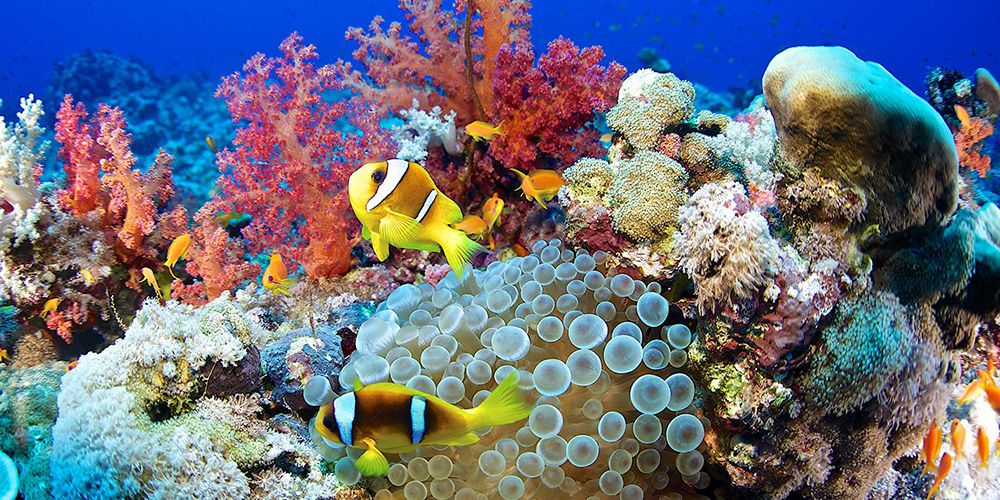
#> input picture datasets/img.jpg, 1000 x 500 px, found by its file name
$ jupyter execute 'Image Transformations.ipynb'
#> lines starting #> are read from the running program, lines starting #| are printed output that depends on the picture; after the words box and inside, x2 and y2 are one past the last pixel; in counts of white or black regions, pixels touching at a corner belong together
## PDI
### Image Transformations
Eduardo Henrique Farias Silva

[cell 1]
import numpy as np
import matplotlib.pyplot as plt
import cv2

1- Crop and flip an image using Numpy array indexing.

[cell 2]
img = cv2.cvtColor(cv2.imread('../dataset/img.jpg'), code=cv2.COLOR_BGR2RGB)
plt.imshow(img)
plt.show()

[cell 3]
# Crop image
img_crop = np.array(img)[0:250, 0:500]
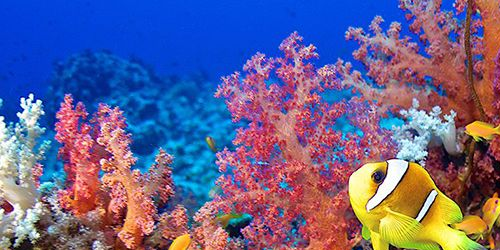
#> img_crop: shape (250, 500, 3); mean R, G, B 104.5, 98.4, 141.7
plt.imshow(img_crop)
plt.show()

[cell 4]
# Crop and flip image
img_cf = np.flip(img_crop, axis=1)
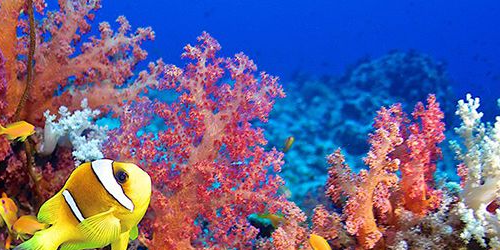
#> img_cf: shape (250, 500, 3); mean R, G, B 104.5, 98.4, 141.7
plt.imshow(img_cf)
plt.show()

2- Implement image translation using Numpy and OpenCV.

[cell 5]
# Translation matrix
tx, ty = 100, 100
h, w = img.shape[:2]
#> h = 500; w = 1000
t_matrix = np.array([[1, 0, tx], [0, 1, ty]], dtype=np.float32)

img_t = cv2.warpAffine(img, t_matrix, dsize=(w, h))
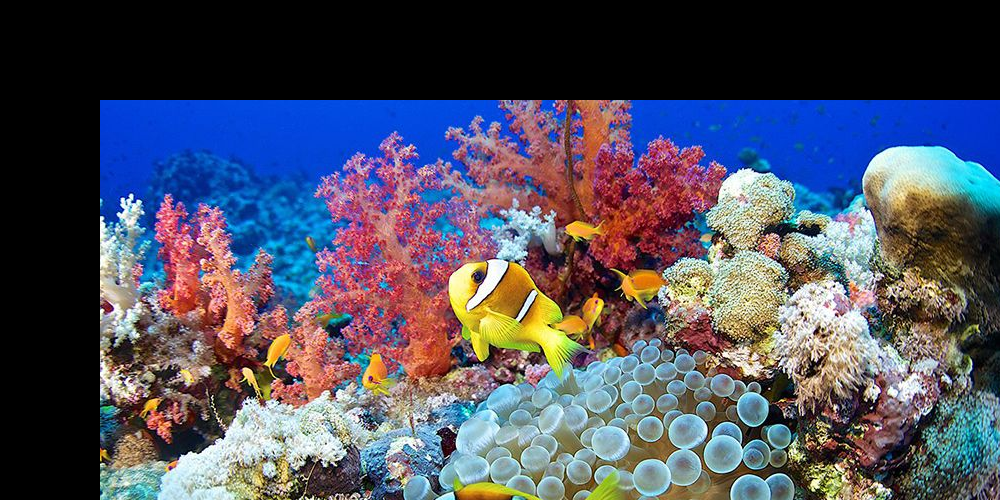
#> img_t: shape (500, 1000, 3); mean R, G, B 79.5, 80.4, 95.2
plt.imshow(img_t)
plt.show()

3- Implement image rotation using Numpy and OpenCV.

[cell 6]
# Rotation matrix
h, w = img.shape[:2]
r_matrix = cv2.getRotationMatrix2D((w/2, h/2), 10, 1)

img_r = cv2.warpAffine(img, r_matrix, dsize=(w, h))
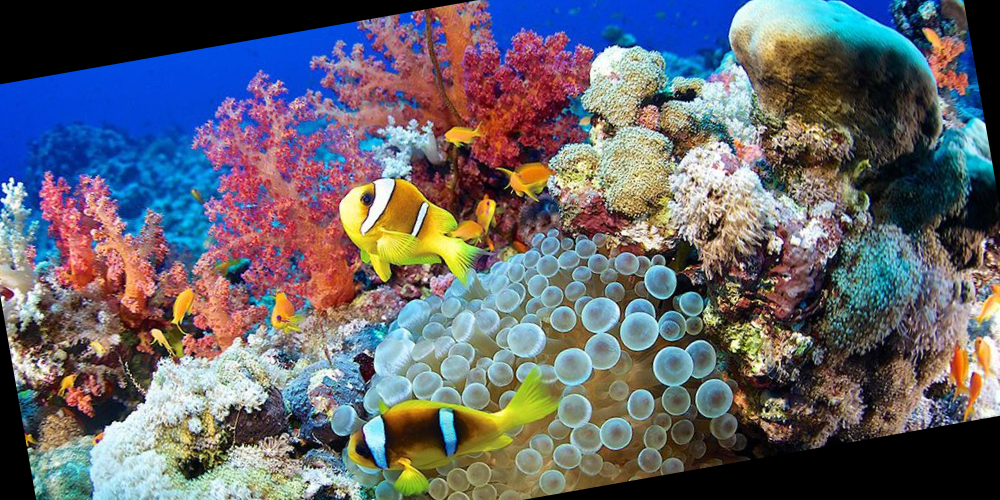
#> img_r: shape (500, 1000, 3); mean R, G, B 100.7, 100.8, 108.6
plt.imshow(img_r)
plt.show()

4- Implement image resizing using OpenCV.

[cell 7]
img_resize = cv2.resize(img, (400, 200))
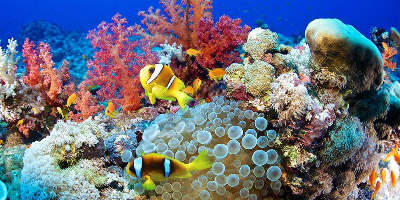
#> img_resize: shape (200, 400, 3); mean R, G, B 106.6, 111.5, 126.1
plt.imshow(img_resize)
plt.show()

5- Implement bitwise operations: AND, OR, XOR.

[cell 8]
shape = np.zeros_like(img, np.uint8)
rectangle = cv2.rectangle(shape, (350, 150), (500, 270), (255, 255, 255), cv2.FILLED)
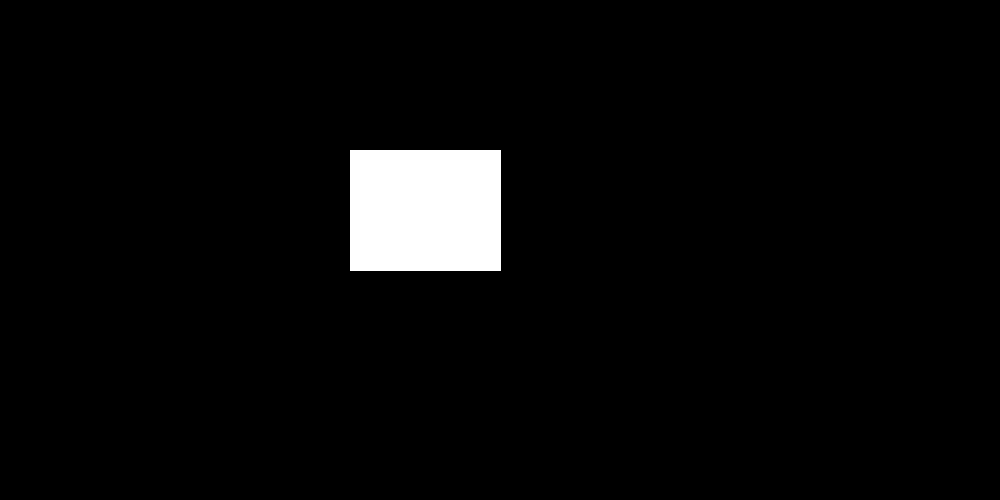
#> shape: shape (500, 1000, 3); 3.7% white; 1 white region, box (x1, y1, x2, y2) and area: (350, 150, 501, 271) 18271
plt.imshow(rectangle)
plt.show()

[cell 9]
# AND op.
img_and = cv2.bitwise_and(img, rectangle)
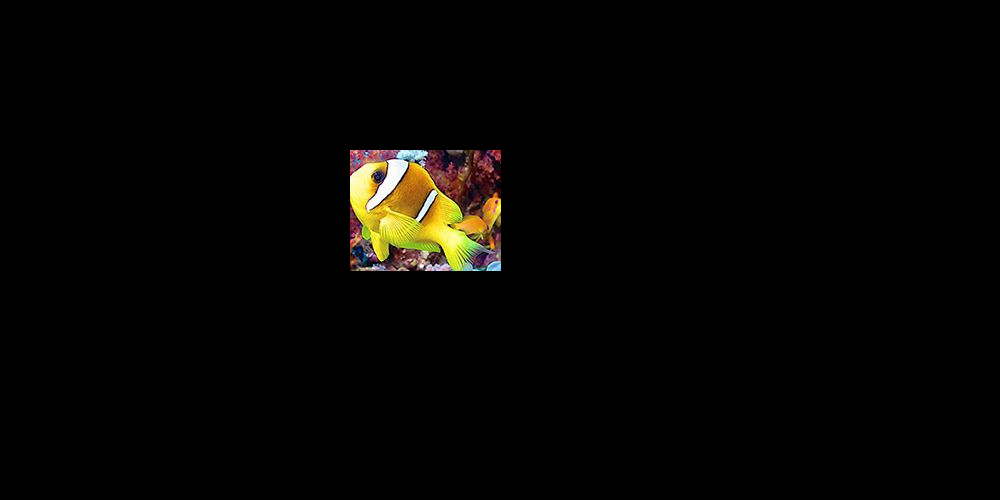
#> img_and: shape (500, 1000, 3); mean R, G, B 5.7, 4.7, 2.6
plt.imshow(img_and)
plt.show()

[cell 10]
# OR op.
img_or = cv2.bitwise_or(img, rectangle)
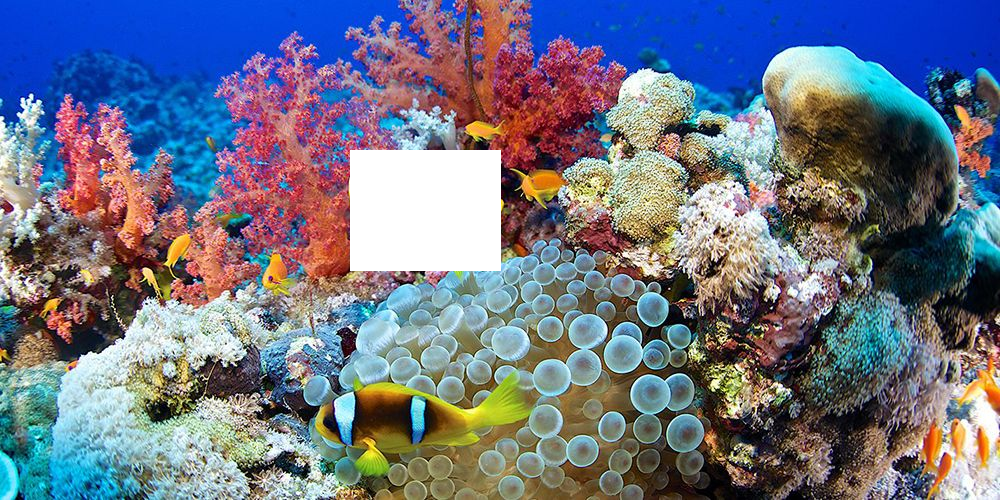
#> img_or: shape (500, 1000, 3); mean R, G, B 110.4, 116.1, 132.9
plt.imshow(img_or)
plt.show()

[cell 11]
# XOR op.
img_xor = cv2.bitwise_xor(img, rectangle)
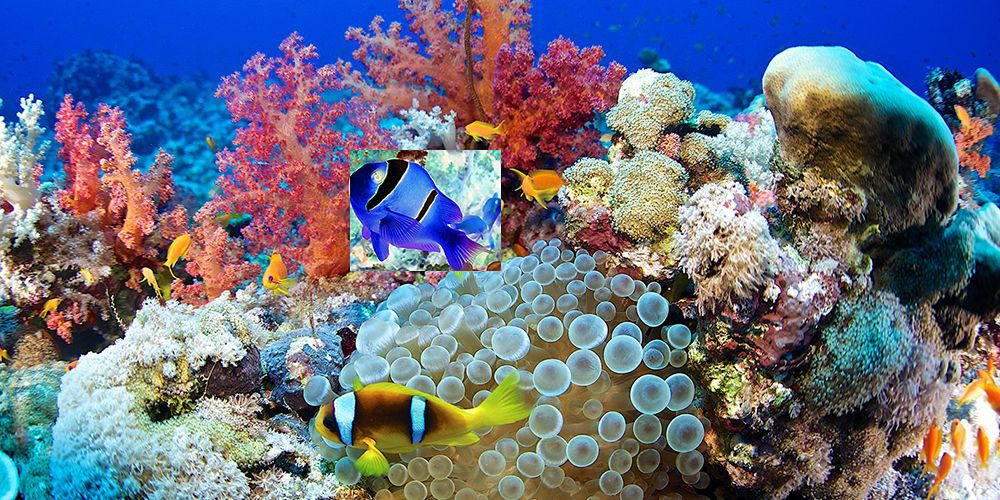
#> img_xor: shape (500, 1000, 3); mean R, G, B 104.7, 111.4, 130.2
plt.imshow(img_xor)
plt.show()

$ run again, with datasets/tiger.jpg copied over datasets/img.jpg
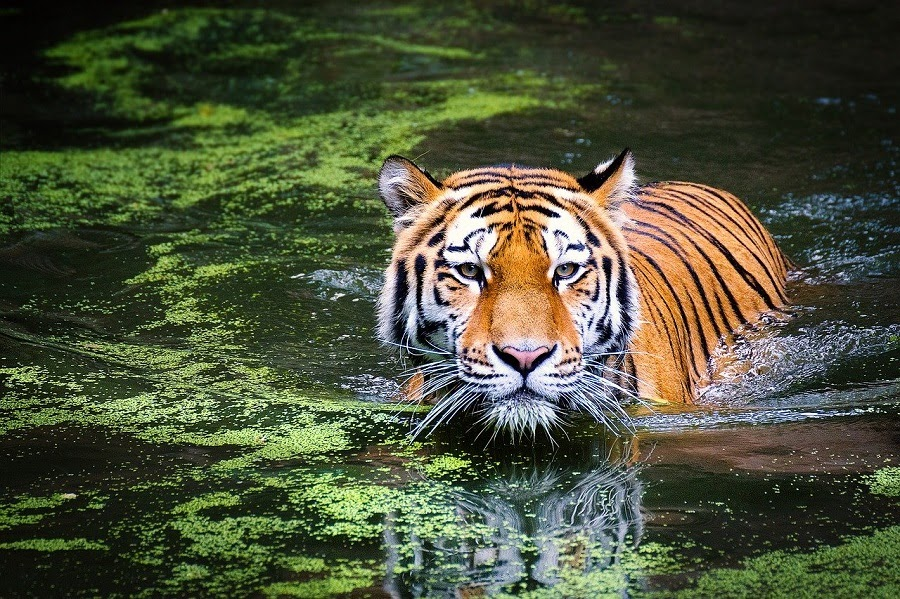
#> input picture datasets/tiger.jpg, 900 x 599 px, found by its file name
#> `rectangle = cv2.rectangle(shape, (350, 150), (500, 270), (255, 255, 25..`:
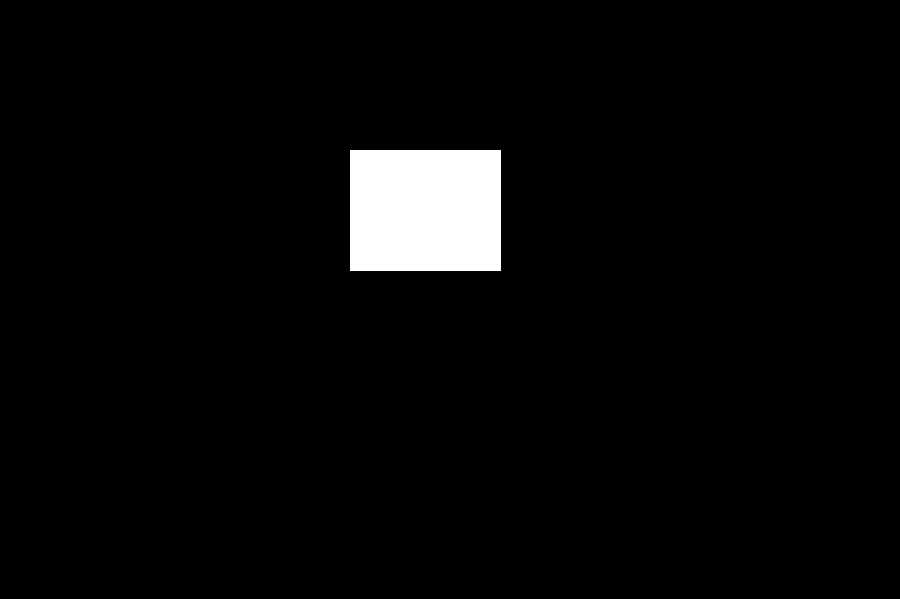
#> shape: shape (599, 900, 3); 3.4% white; 1 white region, box (x1, y1, x2, y2) and area: (350, 150, 501, 271) 18271
#> `img_xor = cv2.bitwise_xor(img, rectangle)`:
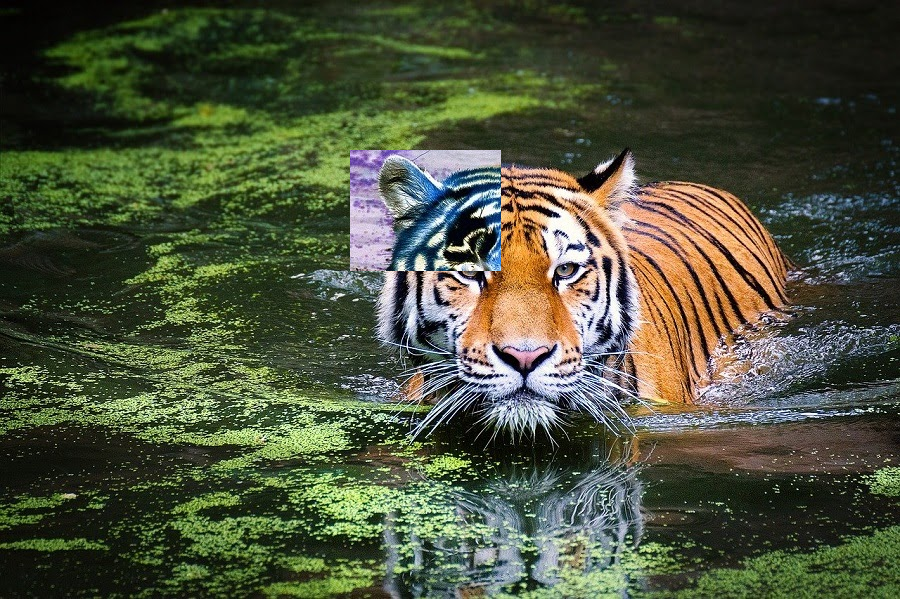
#> img_xor: shape (599, 900, 3); mean R, G, B 75.9, 82.3, 59.7
